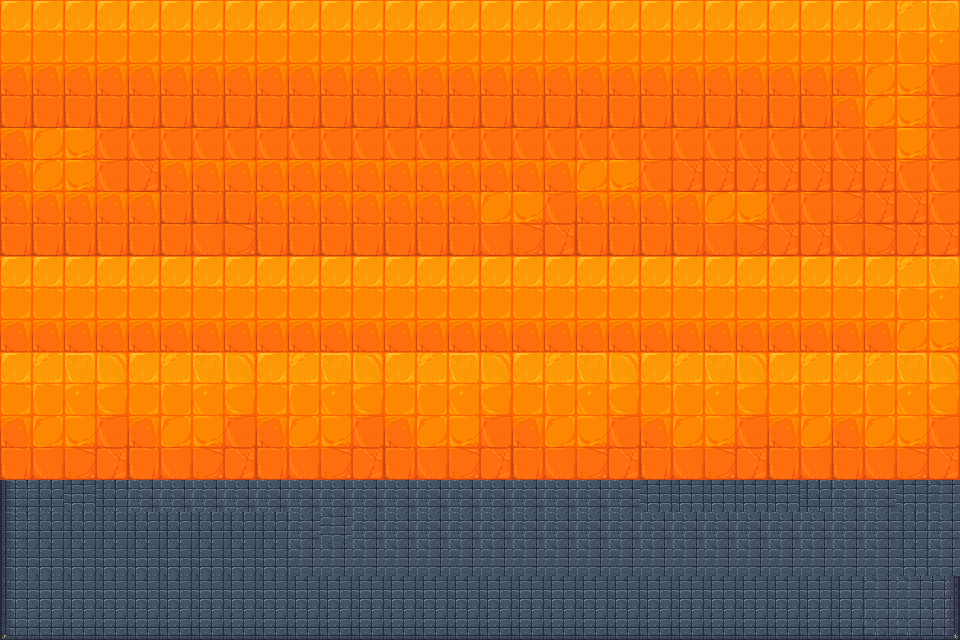

This game map was drawn from its Tiled (.tmx) file and the tilesets committed beside it. A one-line description and the full map source follow:
An orthogonal 30x20 tile map with 32x32 px tiles, 1 tile layer (Tile Layer 1), 2 tilesets.

<map version="1.10" tiledversion="1.11.2" orientation="orthogonal" renderorder="right-down" width="30" height="20" tilewidth="32" tileheight="32" infinite="0" nextlayerid="2" nextobjectid="1">
 <tileset firstgid="1" source="orange_wall.tsx" />
 <tileset firstgid="17" source="recycle_floor.tsx" />
 <layer id="1" name="Tile Layer 1" width="30" height="20">
  <data encoding="csv">
1,1,1,1,1,1,1,1,1,1,1,1,1,1,1,1,1,1,1,1,1,1,1,1,1,1,1,1,2,3,
5,5,5,5,5,5,5,5,5,5,5,5,5,5,5,5,5,5,5,5,5,5,5,5,5,5,5,5,6,7,
9,9,9,9,9,9,9,9,9,9,9,9,9,9,9,9,9,9,9,9,9,9,9,9,9,9,9,10,11,12,
13,13,13,13,13,13,13,13,13,13,13,13,13,13,13,13,13,13,13,13,13,13,13,13,13,13,9,10,11,12,
9,10,11,12,12,12,12,12,12,12,12,12,12,12,12,12,12,12,12,12,12,12,12,12,12,12,12,12,11,12,
9,10,11,12,16,9,9,9,9,9,9,9,9,9,9,9,9,9,10,11,12,16,16,16,16,16,16,16,12,12,
9,9,9,9,9,13,13,13,9,9,9,9,9,9,9,10,11,12,9,9,9,9,10,11,12,12,15,16,16,12,
13,13,13,13,13,13,14,15,13,13,13,13,13,13,13,14,15,16,13,13,13,13,14,15,16,16,14,15,16,16,
1,1,1,1,1,1,1,1,1,1,1,1,1,1,1,1,1,1,1,1,1,1,1,1,1,1,1,1,2,3,
5,5,5,5,5,5,5,5,5,5,5,5,5,5,5,5,5,5,5,5,5,5,5,5,5,5,5,5,6,7,
9,9,9,9,9,9,9,9,9,9,9,9,9,9,9,9,9,9,9,9,9,9,9,9,9,9,9,9,10,11,
1,2,3,4,1,2,3,4,1,2,3,4,1,2,3,4,1,2,3,4,1,2,3,4,1,2,1,2,3,4,
5,6,7,8,5,6,7,8,5,6,7,8,5,6,7,8,5,6,7,8,5,6,7,8,5,6,5,6,7,8,
9,10,11,12,9,10,11,12,9,10,11,12,9,10,11,12,9,10,11,12,9,10,11,12,9,10,9,10,11,12,
13,14,15,16,13,14,15,16,13,14,15,16,13,14,15,16,13,14,15,16,13,14,15,16,13,14,13,14,15,16,
21,22,26,22,23,23,23,23,23,23,23,23,23,23,23,23,23,23,23,23,26,26,26,26,26,22,23,23,26,27,
21,22,22,22,22,22,22,22,22,23,27,23,23,23,23,23,23,23,23,23,23,23,23,23,23,23,23,23,22,23,
25,26,26,26,26,26,26,26,26,27,27,27,27,27,27,27,27,27,27,27,27,27,27,27,27,27,27,27,26,27,
25,26,26,26,26,26,26,26,26,26,26,26,26,26,26,26,26,26,26,26,26,26,26,26,26,26,26,27,27,28,
29,30,30,30,30,30,30,30,30,30,30,30,30,30,30,30,30,30,30,30,30,30,30,30,30,30,30,31,31,32
</data>
 </layer>
</map>
